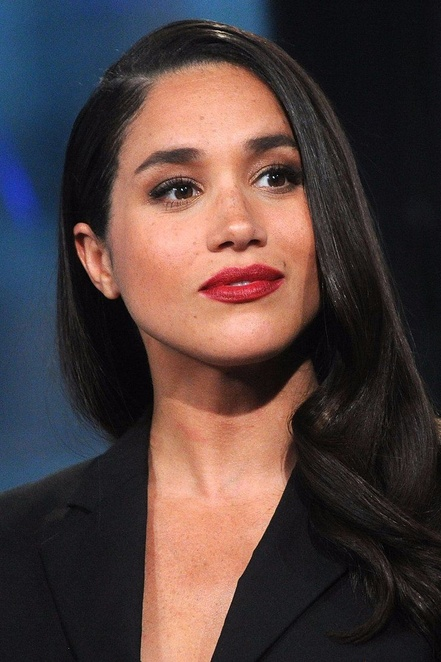
#> input picture Web app - detection/datas/markle.jpg, 441 x 662 px, shrunk from 728 x 1092 before the run
$ jupyter execute demo.ipynb
#> lines starting #> are read from the running program, lines starting #| are printed output that depends on the picture; after the words box and inside, x2 and y2 are one past the last pixel; in counts of white or black regions, pixels touching at a corner belong together
#### Face detection

[cell 1]
import cv2
import matplotlib.pyplot as plt
# charger le fichier cascade  pour la dectection de faces
face_cascade = cv2.CascadeClassifier('files/haarcascade_frontalface_default.xml')

# charger les images
img = cv2.imread('datas/markle.jpg')
#> img is the input picture: shape (662, 441, 3); mean B, G, R 61.9, 63.2, 80


# Convertir en gris
gray = cv2.cvtColor(img, cv2.COLOR_BGR2GRAY)

# Detecter les faces
faces = face_cascade.detectMultiScale(gray, scaleFactor=2, minNeighbors=5)
#> faces = [[117, 383, 192, 192]]

# dessiner le rectangle autour de chaque face detecter
for (x,y,w,h) in faces:
    cv2.rectangle(img,(x,y),(x+w,y+h),(255,0,0),5)
#> this loop made 1 pass
#> img: shape (662, 441, 3); 1.83% of pixels changed, all inside (x1, y1, x2, y2) = (114, 380, 313, 579)

# afficher les faces sur l'images d'origines
fig, (ax1, ax2) = plt.subplots(1, 2, figsize=(10,5))
ax1.imshow(cv2.cvtColor(img, cv2.COLOR_BGR2RGB))
ax1.set_title('Detected Faces')
ax2.imshow(cv2.cvtColor(cv2.imread('datas/markle.jpg'), cv2.COLOR_BGR2RGB))
ax2.set_title('Original Image')
plt.show()

#### smile detection

[cell 2]
import cv2
import matplotlib.pyplot as plt

# Load the Haar cascade file for smile detection
smile_cascade = cv2.CascadeClassifier('files/haarcascade_smile.xml')

# Load the images
img = cv2.imread('datas/sourires.jpg')
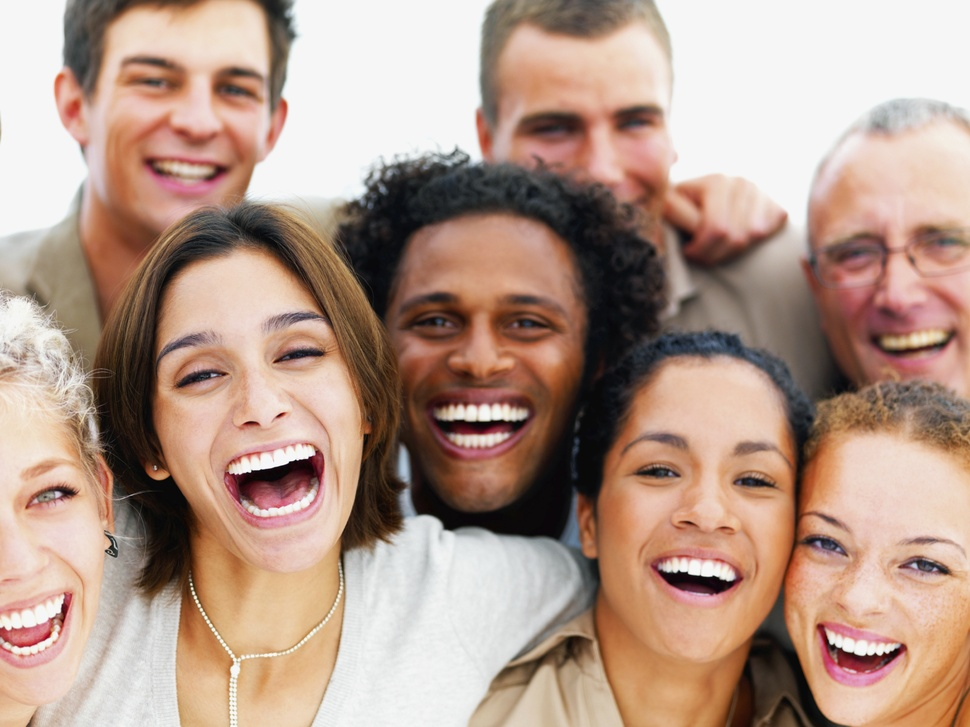
#> input picture Web app - detection/datas/sourires.jpg, 970 x 727 px, shrunk from 1600 x 1200 before the run
#> img is the input picture: shape (727, 970, 3); mean B, G, R 137.9, 152.6, 179.6
#img = cv2.imread('datas/smale.jpeg')
#img = cv2.imread('datas/sall.jpg')

# Convert the image to grayscale
gray = cv2.cvtColor(img, cv2.COLOR_BGR2GRAY)
#> gray: shape (727, 970)

# Detect smiles in the grayscale image
smiles = smile_cascade.detectMultiScale(gray, scaleFactor=2.3, minNeighbors=10)
#> smiles = [[146, 150, 83, 41], [868, 325, 83, 41], [231, 506, 83, 41], [829, 631, 83, 41], [818, 667, 83, 41], [382, 371, 190, 95], [615, 523, 190, 95], [763, 606, 190, 95]]

# Draw a rectangle around each detected smile
for (x,y,w,h) in smiles:
    cv2.rectangle(img,(x,y),(x+w,y+h),(255,0,0),2)
#> this loop made 8 passes
#> img: shape (727, 970, 3); 1.24% of pixels changed, all inside (x1, y1, x2, y2) = (145, 149, 955, 710)

# Display the original and detected images side by side using matplotlib
fig, (ax1, ax2) = plt.subplots(1, 2, figsize=(10,5))
ax1.imshow(cv2.cvtColor(img, cv2.COLOR_BGR2RGB))
ax1.set_title('Detected Faces')
ax2.imshow(cv2.cvtColor(cv2.imread('datas/sourires.jpg'), cv2.COLOR_BGR2RGB))
ax2.set_title('Original Image')
plt.show()

#### eye detection

[cell 3]
import cv2
import matplotlib.pyplot as plt

# Load the Haar cascade file for eye detection
eye_cascade = cv2.CascadeClassifier('files/haarcascade_eye.xml')

# Load the image
img = cv2.imread('datas/hface.jpg')
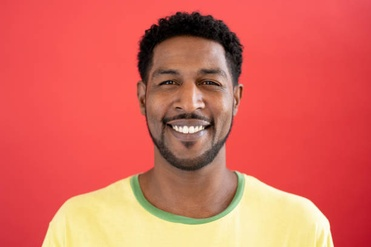
#> input picture Web app - detection/datas/hface.jpg, 371 x 247 px, shrunk from 612 x 408 before the run
#> img is the input picture: shape (247, 371, 3); mean B, G, R 90.3, 102.9, 218.5
#img = cv2.imread('datas/glassey.jpg')

# Convert the image to grayscale
gray = cv2.cvtColor(img, cv2.COLOR_BGR2GRAY)
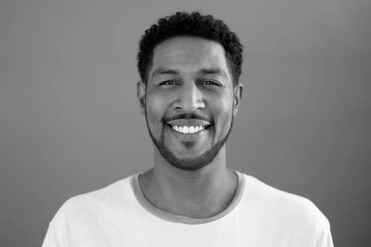
#> gray: shape (247, 371); min 0, max 253, mean 136

# Detect eyes in the grayscale image
eyes = eye_cascade.detectMultiScale(gray, scaleFactor=1.5, minNeighbors=5)
#> eyes = [[154, 68, 30, 30]]

# Draw a rectangle around each detected eye
for (x,y,w,h) in eyes:
    cv2.rectangle(img,(x,y),(x+w,y+h),(0,255,0),2)
#> this loop made 1 pass
#> img: shape (247, 371, 3); 0.39% of pixels changed, all inside (x1, y1, x2, y2) = (153, 67, 186, 100)

# Display the original and detected images side by side using matplotlib
fig, (ax1, ax2) = plt.subplots(1, 2, figsize=(10,5))
ax1.imshow(cv2.cvtColor(img, cv2.COLOR_BGR2RGB))
ax1.set_title('Detected Eyes')
ax2.imshow(cv2.cvtColor(cv2.imread('datas/hface.jpg'), cv2.COLOR_BGR2RGB))
ax2.set_title('Original Image')
plt.show()

### face , eyes , smile detection

[cell 4]
import cv2
import matplotlib.pyplot as plt

# Load the Haar cascade files for face, eye, and smile detection
face_cascade = cv2.CascadeClassifier('files/haarcascade_frontalface_default.xml')
eye_cascade = cv2.CascadeClassifier('files/haarcascade_eye.xml')
smile_cascade = cv2.CascadeClassifier('files/haarcascade_smile.xml')

# Load the image
#img = cv2.imread('datas/gall.jpeg')
# img = cv2.imread('datas/b.png')
img = cv2.imread('datas/baby.jpg')
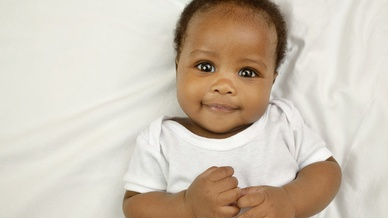
#> input picture Web app - detection/datas/baby.jpg, 388 x 218 px, shrunk from 640 x 360 before the run
#> img is the input picture: shape (218, 388, 3); mean B, G, R 180.4, 195.6, 207.2


gray = cv2.cvtColor(img, cv2.COLOR_BGR2GRAY)
#> gray: shape (218, 388)

# détection des faces
faces = face_cascade.detectMultiScale(gray, scaleFactor=1.1, minNeighbors=7)
#> faces = [[163, 16, 126, 126]]

# Draw a rectangle around each detected face, and detect eyes and smiles within each face rectangle
for (x,y,w,h) in faces:
    cv2.rectangle(img,(x,y),(x+w,y+h),(255,0,0),4)
    roi_gray = gray[y:y+h, x:x+w]
    roi_color = img[y:y+h, x:x+w]
    eyes = eye_cascade.detectMultiScale(roi_gray, scaleFactor=1.1, minNeighbors=3)
    for (ex,ey,ew,eh) in eyes:
        cv2.rectangle(roi_color,(ex,ey),(ex+ew,ey+eh),(0,255,0),4)
    smiles = smile_cascade.detectMultiScale(roi_gray, scaleFactor=1.5, minNeighbors=22)
    for (sx,sy,sw,sh) in smiles:
        cv2.rectangle(roi_color,(sx,sy),(sx+sw,sy+sh),(0,0,255),4)
#> this loop made 1 pass
#> (x, y, w, h, eyes) on pass 1: (163, 16, 126, 126, [[25, 34, 33, 33], [71, 43, 27, 27]])
#> img: shape (218, 388, 3); 4.36% of pixels changed, all inside (x1, y1, x2, y2) = (161, 14, 292, 145)
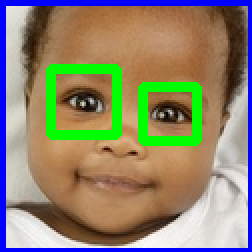
#> roi_color: shape (126, 126, 3) (shown 2 times larger); mean B, G, R 110.2, 133.9, 141.9

# Display the original and detected images side by side using matplotlib
fig, (ax1, ax2) = plt.subplots(1, 2, figsize=(10,5))
ax1.imshow(cv2.cvtColor(img, cv2.COLOR_BGR2RGB))
ax1.set_title('Detected Faces, Eyes, and Smiles')
ax2.imshow(cv2.cvtColor(cv2.imread('datas/baby.jpg'), cv2.COLOR_BGR2RGB))
ax2.set_title('Original Image')
plt.show()

### Upper and lower pose body detection

[cell 5]
import cv2
import matplotlib.pyplot as plt

# Load the Haar cascade files for upper and lower body detection
upper_cascade = cv2.CascadeClassifier('files/haarcascade_upperbody.xml')
lower_cascade = cv2.CascadeClassifier('files/haarcascade_lowerbody.xml')

# Load the image
# img = cv2.imread('datas/gpose.jpg')
img = cv2.imread('datas/profilpose.jpg')
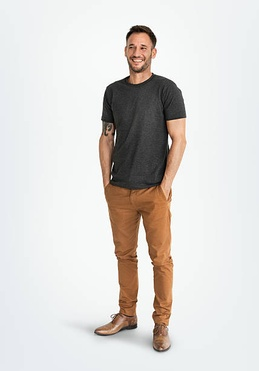
#> input picture Web app - detection/datas/profilpose.jpg, 259 x 371 px, shrunk from 428 x 612 before the run
#> img is the input picture: shape (371, 259, 3); mean B, G, R 211.8, 215, 218.4

# Convert the image to grayscale
gray = cv2.cvtColor(img, cv2.COLOR_BGR2GRAY)
#> gray: shape (371, 259)

# Detect upper body in the grayscale image
upper_bodies = upper_cascade.detectMultiScale(gray, scaleFactor=1.2, minNeighbors=5)
#> upper_bodies = [[74, 9, 128, 104]]

# Draw a rectangle around each detected upper body
for (x,y,w,h) in upper_bodies:
    cv2.rectangle(img,(x,y),(x+w,y+h),(255,0,0),2)
#> this loop made 1 pass
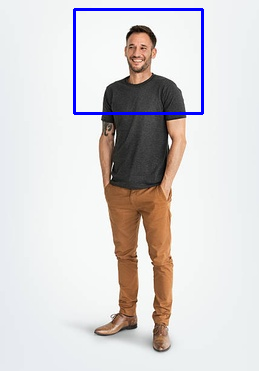
#> img: shape (371, 259, 3); 1.44% of pixels changed, all inside (x1, y1, x2, y2) = (73, 8, 204, 115)

# Detect lower body in the grayscale image
lower_bodies = lower_cascade.detectMultiScale(gray, scaleFactor=1.2, minNeighbors=5)
#> lower_bodies = [[52, 160, 168, 203]]

# Draw a rectangle around each detected lower body
for (x,y,w,h) in lower_bodies:
    cv2.rectangle(img,(x,y),(x+w,y+h),(0,255,0),2)
#> this loop made 1 pass
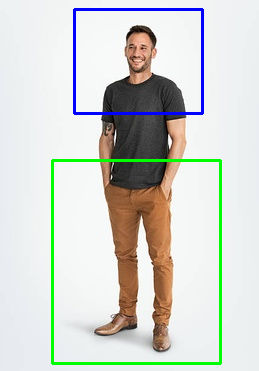
#> img: shape (371, 259, 3); 2.31% of pixels changed, all inside (x1, y1, x2, y2) = (51, 159, 222, 365)

# Display the original and detected images side by side using matplotlib
fig, (ax1, ax2) = plt.subplots(1, 2, figsize=(10,5))
ax1.imshow(cv2.cvtColor(img, cv2.COLOR_BGR2RGB))
ax1.set_title('Detected Bodies')
ax2.imshow(cv2.cvtColor(cv2.imread('datas/gpose.jpg'), cv2.COLOR_BGR2RGB))
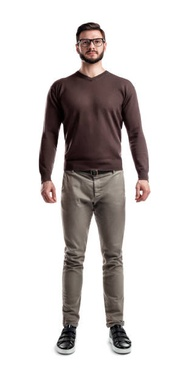
#> input picture Web app - detection/datas/gpose.jpg, 186 x 371 px, shrunk from 306 x 612 before the run
ax2.set_title('Original Image')
plt.show()
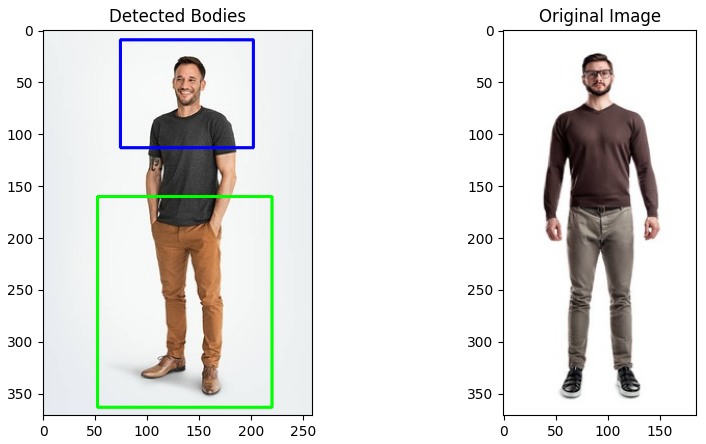
#> figure drawn by matplotlib, 2 panels

### full body pose

[cell 6]
import cv2
import matplotlib.pyplot as plt

# Load the Haar cascade file for full body detection
full_cascade = cv2.CascadeClassifier('files/haarcascade_fullbody.xml')

# Load the image
#img = cv2.imread('datas/gpose.jpg')
img = cv2.imread('datas/profilpose.jpg')

# Convert the image to grayscale
gray = cv2.cvtColor(img, cv2.COLOR_BGR2GRAY)

# Detect full body in the grayscale image
full_bodies = full_cascade.detectMultiScale(gray, scaleFactor=1.5, minNeighbors=10)
#> full_bodies = ()
if len(full_bodies) < 1:
    print("**** pas de corps détecté ***")
else :
    # Draw a rectangle around each detected full body
    for (x,y,w,h) in full_bodies:
        cv2.rectangle(img,(x,y),(x+w,y+h),(0,0,255),2)

    # Display the original and detected images side by side using matplotlib
    fig, (ax1, ax2) = plt.subplots(1, 2, figsize=(10,5))
    ax1.imshow(cv2.cvtColor(img, cv2.COLOR_BGR2RGB))
    ax1.set_title('Detected Bodies')
    ax2.imshow(cv2.cvtColor(cv2.imread('datas/gpose.jpg'), cv2.COLOR_BGR2RGB))
    ax2.set_title('Original Image')
    plt.show()
